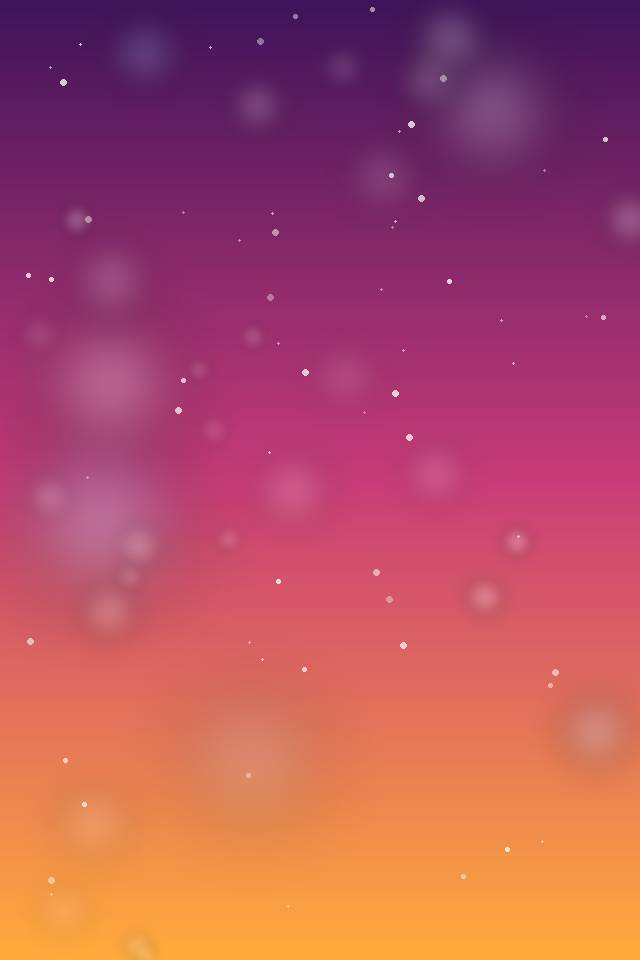
#> input picture shared/photos/p001.jpg, 640 x 960 px
$ python -i make_assets.py   (imports and definitions only)
#> lines starting #> are read from the running program, lines starting #| are printed output that depends on the picture
#> further down, picture is the input picture: PIL image 640x960 RGB; mean R, G, B 176.8, 80, 98.5
# -*- coding: utf-8 -*-
"""تولید ۱۰۰ عکس نمونه زیبا (PIL) + فایل photos.js + فایل samples.js (۱۰۰ نمونه‌کارت)"""
import os, random
from PIL import Image, ImageDraw, ImageFilter

HERE = os.path.dirname(os.path.abspath(__file__))
SHARED = os.path.join(HERE, "..", "shared")
PHOTOS = os.path.join(SHARED, "photos")
# [2 lines not run here, left out]
W, H = 640, 960

PALETTES = [  # (نام، رنگ بالا، میانی، پایین)
    ("sunset",   (64, 20, 90),   (200, 60, 120),  (255, 170, 60)),
    ("ocean",    (4, 40, 90),    (10, 120, 180),  (140, 230, 220)),
    ("spring",   (20, 110, 70),  (110, 200, 120), (255, 240, 170)),
    ("night",    (8, 8, 40),     (40, 40, 110),   (150, 80, 200)),
    ("yalda",    (60, 5, 20),    (170, 20, 50),   (30, 20, 70)),
    ("love",     (90, 10, 50),   (220, 60, 110),  (255, 170, 190)),
    ("gold",     (40, 25, 5),    (160, 110, 30),  (255, 220, 130)),
    ("mint",     (5, 90, 90),    (40, 190, 170),  (230, 255, 240)),
    ("cosmos",   (30, 10, 70),   (110, 40, 170),  (240, 140, 220)),
    ("peach",    (120, 50, 90),  (240, 130, 140), (255, 230, 180)),
]

# [10 lines left out: function vgrad, not called in this run]

def blob(color, size, blur=0, alpha=110):
    im = Image.new("RGBA", (size, size), (0, 0, 0, 0))
    m = size // 4  # حاشیه داخلی تا لبه‌ها کاملاً محو شوند
    ImageDraw.Draw(im).ellipse([m, m, size - m, size - m], fill=color + (255,))
    im = im.filter(ImageFilter.GaussianBlur(size // 8))
    a = im.split()[3].point(lambda v: int(v * alpha / 255))
    im.putalpha(a)
    return im

# [15 lines left out: functions vignette, sparkles, not called in this run]

def motif_bokeh(im):
    lay = Image.new("RGBA", (W, H), (0, 0, 0, 0))
#> lay: PIL image 640x960 RGBA; every value is 0
    for _ in range(26):
        s = random.randrange(30, 150)
        b = blob((255, 255, 255), s, blur=s // 5, alpha=random.randrange(25, 70))
        lay.alpha_composite(b, (random.randrange(-s // 2, W - s // 2), random.randrange(-s // 2, H - s // 2)))
#> this loop made 26 passes
#> pass 1, in blob, `im = im.filter(ImageFilter.GaussianBlur(size // 8))`:
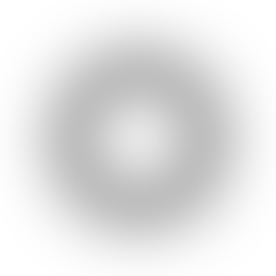
#> im: PIL image 138x138 RGBA (shown 2 times larger); mean R, G, B, A 52.6, 52.6, 52.6, 52.6; transparent parts drawn white
#> pass 1, in blob, `a = im.split()[3].point(lambda v: int(v * alpha / 255))`:
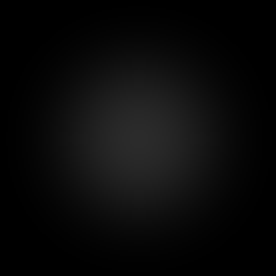
#> a: PIL image 138x138 L (shown 2 times larger); min 0, max 43, mean 9.6
#> pass 1, in motif_bokeh, `b = blob((255, 255, 255), s, blur=s // 5, alpha=random.randrange(25, 7..`:
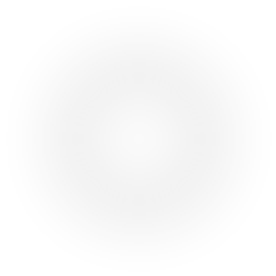
#> b: PIL image 138x138 RGBA (shown 2 times larger); mean R, G, B, A 52.6, 52.6, 52.6, 9.6; transparent parts drawn white
#> after the loop:
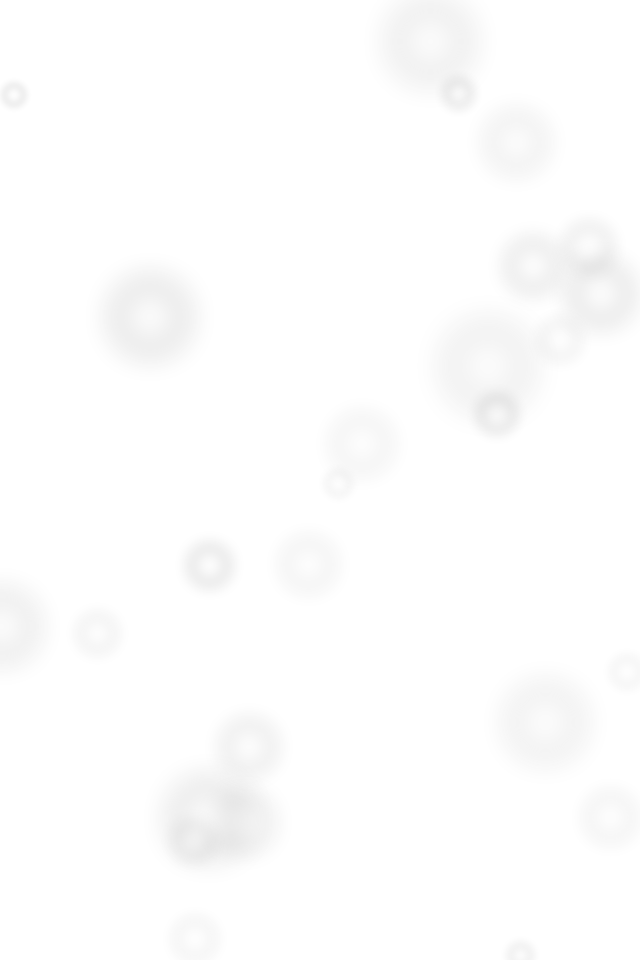
#> lay: PIL image 640x960 RGBA; mean R, G, B, A 17.2, 17.2, 17.2, 3.3; transparent parts drawn white
    return Image.alpha_composite(im.convert("RGBA"), lay).convert("RGB")

# [41 lines left out: functions motif_rays, motif_crescent, motif_petals, motif_waves, not called in this run]

MOTIFS = [motif_bokeh, motif_rays, motif_crescent, motif_petals, motif_waves,
          motif_bokeh, motif_petals, motif_rays, motif_waves, motif_bokeh]

# [17 lines not run here, left out]

# ---------- photos.js ----------
TITLES_PH = ["غروب رؤیایی", "اقیانوس آرام", "بهار دل‌انگیز", "شب پرستاره", "شب یلدایی",
             "عاشقانه", "طلایی لوکس", "نعنایی خنک", "کهکشان بنفش", "هلویی لطیف"]
# [7 lines not run here, left out]

>>> from PIL import Image
>>> picture = Image.open('../shared/photos/p001.jpg')
>>> result = motif_bokeh(picture)
